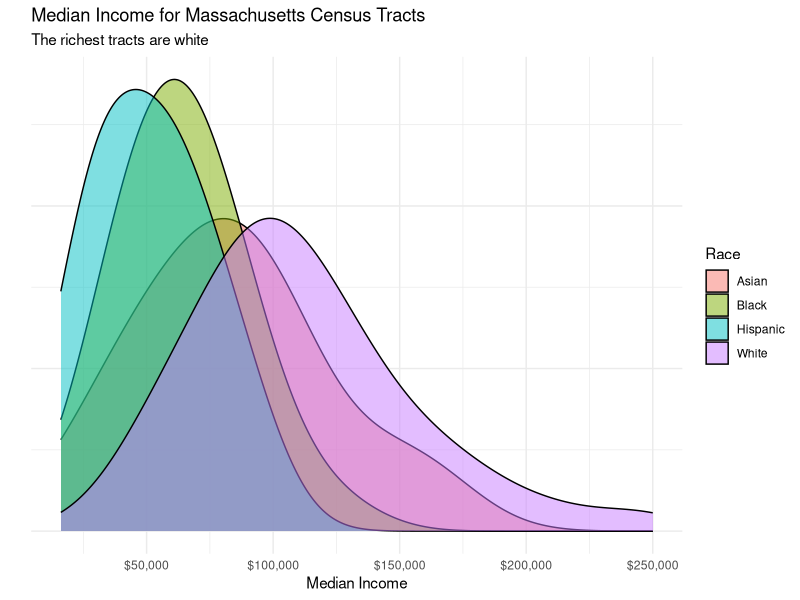

The R source for this figure:
## ---- chunk 1
#| message: false
#| warning: false
#| label: setup

library(tidyverse)
## ---- chunk 2
#| message: false
#| label: plot

mt <- read_csv("data/mass-tracts.csv", show_col_types = FALSE) |> drop_na()

mt |>
  ggplot(aes(x = med_income)) +
  geom_density(aes(fill = race), alpha = 0.5, adjust = 2) +
  scale_x_continuous(labels = scales::dollar_format()) +
  scale_y_continuous(labels = NULL) +
  theme_minimal() +
  labs(title = "Median Income for Massachusetts Census Tracts",
       subtitle = "The richest tracts are white",
       x = "Median Income",
       fill = "Race",
       y = "")
